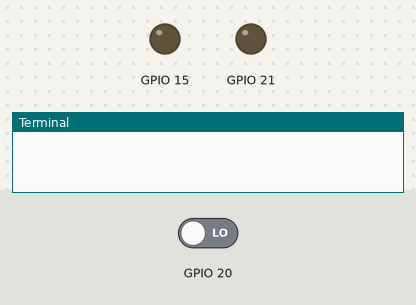
Recording of a program running on a simulated Raspberry Pi (BCM pin numbers). On the bench: output pins drawn as LEDs (lit = HIGH), the last lines printed to the terminal. The test bench sets the inputs (shaded band); at power-on: GPIO 20 LOW.

Above: at 3.2 s.
3.3 s: GPIO 20 driven HIGH
At 4.7 s:
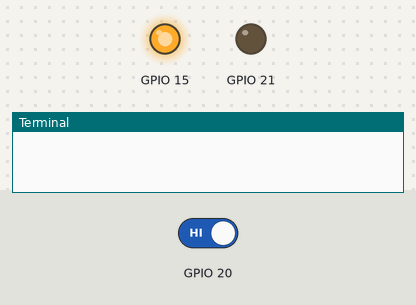
At 11.2 s:
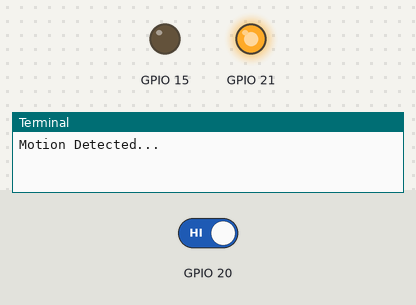
Timing chart, 0 to 12.3 s (numbered marks = the images above; inputs shaded):
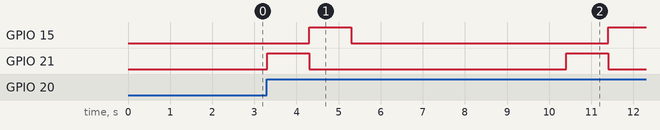

The program:

motion-buzzer-led.py
```python
import RPi.GPIO as GPIO
import time

GPIO.setmode(GPIO.BCM)

GPIO.setup(20, GPIO.IN)
GPIO.setup(21, GPIO.OUT)
GPIO.setup(15, GPIO.OUT)

try:
    time.sleep(2) # to stabilize sensor
    while True:
        if GPIO.input(20):
            GPIO.output(21, True)
            time.sleep(1)
            GPIO.output(21, False)
	    GPIO.output(15, True)
	    time.sleep(1)
            GPIO.output(15, False)
            print("Motion Detected...")
            time.sleep(5) #to avoid multiple detection
        time.sleep(0.1) #loop delay, should be less than detection delay

except:
    GPIO.cleanup()
```

Measured:
- after the input at 3.3 s, GPIO 15: LOW → HIGH after 1.0 s, → LOW 1.0 s later, → HIGH 6.1 s later; GPIO 21: alternates HIGH for 1.0 s and LOW for 6.1 s, starting at once
